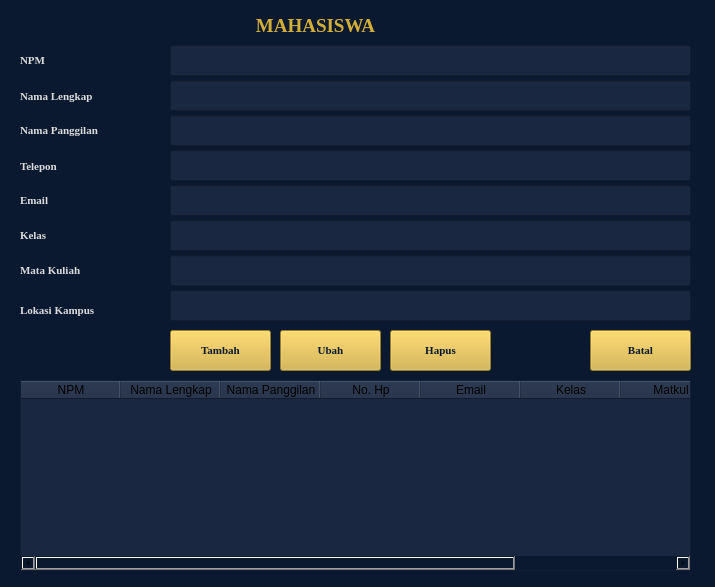
<?xml version="1.0" encoding="UTF-8"?>
<ui version="4.0">
 <class>Form</class>
 <widget class="QWidget" name="Form">
  <property name="geometry">
   <rect>
    <x>0</x>
    <y>0</y>
    <width>715</width>
    <height>587</height>
   </rect>
  </property>
  <property name="windowTitle">
   <string>Form</string>
  </property>
  <property name="styleSheet">
   <string notr="true">background-color: rgb(10, 25, 47);</string>
  </property>
  <widget class="QLabel" name="label">
   <property name="geometry">
    <rect>
     <x>20</x>
     <y>50</y>
     <width>141</width>
     <height>20</height>
    </rect>
   </property>
   <property name="font">
    <font>
     <family>Georgia</family>
     <pointsize>8</pointsize>
     <weight>75</weight>
     <bold>true</bold>
    </font>
   </property>
   <property name="styleSheet">
    <string notr="true">color: rgb(220, 220, 220);</string>
   </property>
   <property name="text">
    <string>NPM</string>
   </property>
  </widget>
  <widget class="QLabel" name="label_2">
   <property name="geometry">
    <rect>
     <x>20</x>
     <y>86</y>
     <width>141</width>
     <height>20</height>
    </rect>
   </property>
   <property name="font">
    <font>
     <family>Georgia</family>
     <pointsize>8</pointsize>
     <weight>75</weight>
     <bold>true</bold>
    </font>
   </property>
   <property name="styleSheet">
    <string notr="true">color: rgb(220, 220, 220);</string>
   </property>
   <property name="text">
    <string>Nama Lengkap</string>
   </property>
  </widget>
  <widget class="QLabel" name="label_3">
   <property name="geometry">
    <rect>
     <x>20</x>
     <y>120</y>
     <width>141</width>
     <height>21</height>
    </rect>
   </property>
   <property name="font">
    <font>
     <family>Georgia</family>
     <pointsize>8</pointsize>
     <weight>75</weight>
     <bold>true</bold>
    </font>
   </property>
   <property name="styleSheet">
    <string notr="true">color: rgb(220, 220, 220);</string>
   </property>
   <property name="text">
    <string>Nama Panggilan</string>
   </property>
  </widget>
  <widget class="QLabel" name="label_4">
   <property name="geometry">
    <rect>
     <x>20</x>
     <y>156</y>
     <width>141</width>
     <height>20</height>
    </rect>
   </property>
   <property name="font">
    <font>
     <family>Georgia</family>
     <pointsize>8</pointsize>
     <weight>75</weight>
     <bold>true</bold>
    </font>
   </property>
   <property name="styleSheet">
    <string notr="true">color: rgb(220, 220, 220);</string>
   </property>
   <property name="text">
    <string>Telepon</string>
   </property>
  </widget>
  <widget class="QLabel" name="label_5">
   <property name="geometry">
    <rect>
     <x>20</x>
     <y>190</y>
     <width>141</width>
     <height>20</height>
    </rect>
   </property>
   <property name="font">
    <font>
     <family>Georgia</family>
     <pointsize>8</pointsize>
     <weight>75</weight>
     <bold>true</bold>
    </font>
   </property>
   <property name="styleSheet">
    <string notr="true">color: rgb(220, 220, 220);</string>
   </property>
   <property name="text">
    <string>Email</string>
   </property>
  </widget>
  <widget class="QLabel" name="label_6">
   <property name="geometry">
    <rect>
     <x>20</x>
     <y>225</y>
     <width>141</width>
     <height>20</height>
    </rect>
   </property>
   <property name="font">
    <font>
     <family>Georgia</family>
     <pointsize>8</pointsize>
     <weight>75</weight>
     <bold>true</bold>
    </font>
   </property>
   <property name="styleSheet">
    <string notr="true">color: rgb(220, 220, 220);</string>
   </property>
   <property name="text">
    <string>Kelas</string>
   </property>
  </widget>
  <widget class="QLabel" name="label_7">
   <property name="geometry">
    <rect>
     <x>20</x>
     <y>260</y>
     <width>141</width>
     <height>20</height>
    </rect>
   </property>
   <property name="font">
    <font>
     <family>Georgia</family>
     <pointsize>8</pointsize>
     <weight>75</weight>
     <bold>true</bold>
    </font>
   </property>
   <property name="styleSheet">
    <string notr="true">color: rgb(220, 220, 220);</string>
   </property>
   <property name="text">
    <string>Mata Kuliah</string>
   </property>
  </widget>
  <widget class="QLabel" name="label_8">
   <property name="geometry">
    <rect>
     <x>20</x>
     <y>300</y>
     <width>141</width>
     <height>21</height>
    </rect>
   </property>
   <property name="font">
    <font>
     <family>Georgia</family>
     <pointsize>8</pointsize>
     <weight>75</weight>
     <bold>true</bold>
    </font>
   </property>
   <property name="styleSheet">
    <string notr="true">color: rgb(220, 220, 220);</string>
   </property>
   <property name="text">
    <string>Lokasi Kampus</string>
   </property>
  </widget>
  <widget class="QPushButton" name="pushButton">
   <property name="geometry">
    <rect>
     <x>170</x>
     <y>330</y>
     <width>101</width>
     <height>41</height>
    </rect>
   </property>
   <property name="font">
    <font>
     <family>Georgia</family>
     <pointsize>8</pointsize>
     <weight>75</weight>
     <bold>true</bold>
    </font>
   </property>
   <property name="styleSheet">
    <string notr="true">background-color: rgb(212, 175, 55);
color: rgb(10, 25, 47);
border-color: none;

</string>
   </property>
   <property name="text">
    <string>Tambah</string>
   </property>
   <property name="icon">
    <iconset>
     <normaloff>../../../../../Downloads/icons8-plus-50.png</normaloff>../../../../../Downloads/icons8-plus-50.png</iconset>
   </property>
  </widget>
  <widget class="QPushButton" name="pushButton_2">
   <property name="geometry">
    <rect>
     <x>280</x>
     <y>330</y>
     <width>101</width>
     <height>41</height>
    </rect>
   </property>
   <property name="font">
    <font>
     <family>Georgia</family>
     <pointsize>8</pointsize>
     <weight>75</weight>
     <bold>true</bold>
    </font>
   </property>
   <property name="styleSheet">
    <string notr="true">background-color: rgb(212, 175, 55);
color: rgb(10, 25, 47);
border-color: none;

</string>
   </property>
   <property name="text">
    <string>Ubah</string>
   </property>
   <property name="icon">
    <iconset>
     <normaloff>../../../../../Downloads/icons8-edit-50.png</normaloff>../../../../../Downloads/icons8-edit-50.png</iconset>
   </property>
  </widget>
  <widget class="QPushButton" name="pushButton_3">
   <property name="geometry">
    <rect>
     <x>390</x>
     <y>330</y>
     <width>101</width>
     <height>41</height>
    </rect>
   </property>
   <property name="font">
    <font>
     <family>Georgia</family>
     <pointsize>8</pointsize>
     <weight>75</weight>
     <bold>true</bold>
    </font>
   </property>
   <property name="styleSheet">
    <string notr="true">background-color: rgb(212, 175, 55);
color: rgb(10, 25, 47);
border-color: none;

</string>
   </property>
   <property name="text">
    <string>Hapus</string>
   </property>
   <property name="icon">
    <iconset>
     <normaloff>../../../../../Downloads/icons8-trash-50.png</normaloff>../../../../../Downloads/icons8-trash-50.png</iconset>
   </property>
  </widget>
  <widget class="QTableWidget" name="tableWidget">
   <property name="geometry">
    <rect>
     <x>20</x>
     <y>380</y>
     <width>671</width>
     <height>191</height>
    </rect>
   </property>
   <property name="font">
    <font>
     <family>Georgia</family>
     <pointsize>8</pointsize>
    </font>
   </property>
   <property name="styleSheet">
    <string notr="true">background-color: rgb(25, 39, 65);
color: rgb(0, 0, 0);
gridline-color: rgb(60, 60, 60);
selection-background-color: rgb(212, 175, 55);
selection-color: rgb(10, 25, 47);</string>
   </property>
   <column>
    <property name="text">
     <string>NPM</string>
    </property>
   </column>
   <column>
    <property name="text">
     <string>Nama Lengkap</string>
    </property>
   </column>
   <column>
    <property name="text">
     <string>Nama Panggilan</string>
    </property>
   </column>
   <column>
    <property name="text">
     <string>No. Hp</string>
    </property>
   </column>
   <column>
    <property name="text">
     <string>Email</string>
    </property>
   </column>
   <column>
    <property name="text">
     <string>Kelas</string>
    </property>
   </column>
   <column>
    <property name="text">
     <string>Matkul</string>
    </property>
   </column>
   <column>
    <property name="text">
     <string>Lokasi Kampus</string>
    </property>
   </column>
  </widget>
  <widget class="QPushButton" name="pushButton_4">
   <property name="geometry">
    <rect>
     <x>590</x>
     <y>330</y>
     <width>101</width>
     <height>41</height>
    </rect>
   </property>
   <property name="font">
    <font>
     <family>Georgia</family>
     <pointsize>8</pointsize>
     <weight>75</weight>
     <bold>true</bold>
    </font>
   </property>
   <property name="styleSheet">
    <string notr="true">background-color: rgb(212, 175, 55);
color: rgb(10, 25, 47);
border-color: none;

</string>
   </property>
   <property name="text">
    <string>Batal</string>
   </property>
   <property name="icon">
    <iconset>
     <normaloff>../../../../../Downloads/icons8-cancel-50.png</normaloff>../../../../../Downloads/icons8-cancel-50.png</iconset>
   </property>
  </widget>
  <widget class="QLabel" name="label_9">
   <property name="geometry">
    <rect>
     <x>20</x>
     <y>10</y>
     <width>591</width>
     <height>31</height>
    </rect>
   </property>
   <property name="font">
    <font>
     <family>Georgia</family>
     <pointsize>14</pointsize>
     <weight>75</weight>
     <bold>true</bold>
    </font>
   </property>
   <property name="styleSheet">
    <string notr="true">background-color: transparent;
color: rgb(212, 175, 55);</string>
   </property>
   <property name="text">
    <string>MAHASISWA</string>
   </property>
   <property name="scaledContents">
    <bool>false</bool>
   </property>
   <property name="alignment">
    <set>Qt::AlignCenter</set>
   </property>
  </widget>
  <widget class="QLineEdit" name="lineEdit">
   <property name="geometry">
    <rect>
     <x>170</x>
     <y>45</y>
     <width>521</width>
     <height>31</height>
    </rect>
   </property>
   <property name="font">
    <font>
     <family>Georgia</family>
     <pointsize>8</pointsize>
    </font>
   </property>
   <property name="styleSheet">
    <string notr="true">background-color: rgb(25, 39, 65);
color: rgb(255, 255, 255);
border-color: 1px solid rgb(60, 60, 60);</string>
   </property>
   <property name="text">
    <string/>
   </property>
   <property name="cursorPosition">
    <number>0</number>
   </property>
  </widget>
  <widget class="QLineEdit" name="lineEdit_2">
   <property name="geometry">
    <rect>
     <x>170</x>
     <y>80</y>
     <width>521</width>
     <height>31</height>
    </rect>
   </property>
   <property name="font">
    <font>
     <family>Georgia</family>
     <pointsize>8</pointsize>
    </font>
   </property>
   <property name="styleSheet">
    <string notr="true">background-color: rgb(25, 39, 65);
color: rgb(255, 255, 255);
border-color: 1px solid rgb(60, 60, 60);</string>
   </property>
   <property name="text">
    <string/>
   </property>
   <property name="cursorPosition">
    <number>0</number>
   </property>
  </widget>
  <widget class="QLineEdit" name="lineEdit_4">
   <property name="geometry">
    <rect>
     <x>170</x>
     <y>150</y>
     <width>521</width>
     <height>31</height>
    </rect>
   </property>
   <property name="font">
    <font>
     <family>Georgia</family>
     <pointsize>8</pointsize>
    </font>
   </property>
   <property name="styleSheet">
    <string notr="true">background-color: rgb(25, 39, 65);
color: rgb(255, 255, 255);
border-color: 1px solid rgb(60, 60, 60);</string>
   </property>
   <property name="text">
    <string/>
   </property>
   <property name="cursorPosition">
    <number>0</number>
   </property>
  </widget>
  <widget class="QLineEdit" name="lineEdit_3">
   <property name="geometry">
    <rect>
     <x>170</x>
     <y>115</y>
     <width>521</width>
     <height>31</height>
    </rect>
   </property>
   <property name="font">
    <font>
     <family>Georgia</family>
     <pointsize>8</pointsize>
    </font>
   </property>
   <property name="styleSheet">
    <string notr="true">background-color: rgb(25, 39, 65);
color: rgb(255, 255, 255);
border-color: 1px solid rgb(60, 60, 60);</string>
   </property>
   <property name="text">
    <string/>
   </property>
   <property name="cursorPosition">
    <number>0</number>
   </property>
  </widget>
  <widget class="QLineEdit" name="lineEdit_6">
   <property name="geometry">
    <rect>
     <x>170</x>
     <y>220</y>
     <width>521</width>
     <height>31</height>
    </rect>
   </property>
   <property name="font">
    <font>
     <family>Georgia</family>
     <pointsize>8</pointsize>
    </font>
   </property>
   <property name="styleSheet">
    <string notr="true">background-color: rgb(25, 39, 65);
color: rgb(255, 255, 255);
border-color: 1px solid rgb(60, 60, 60);</string>
   </property>
   <property name="text">
    <string/>
   </property>
   <property name="cursorPosition">
    <number>0</number>
   </property>
  </widget>
  <widget class="QLineEdit" name="lineEdit_5">
   <property name="geometry">
    <rect>
     <x>170</x>
     <y>185</y>
     <width>521</width>
     <height>31</height>
    </rect>
   </property>
   <property name="font">
    <font>
     <family>Georgia</family>
     <pointsize>8</pointsize>
    </font>
   </property>
   <property name="styleSheet">
    <string notr="true">background-color: rgb(25, 39, 65);
color: rgb(255, 255, 255);
border-color: 1px solid rgb(60, 60, 60);</string>
   </property>
   <property name="text">
    <string/>
   </property>
   <property name="cursorPosition">
    <number>0</number>
   </property>
  </widget>
  <widget class="QLineEdit" name="lineEdit_8">
   <property name="geometry">
    <rect>
     <x>170</x>
     <y>290</y>
     <width>521</width>
     <height>31</height>
    </rect>
   </property>
   <property name="font">
    <font>
     <family>Georgia</family>
     <pointsize>8</pointsize>
    </font>
   </property>
   <property name="styleSheet">
    <string notr="true">background-color: rgb(25, 39, 65);
color: rgb(255, 255, 255);
border-color: 1px solid rgb(60, 60, 60);</string>
   </property>
   <property name="text">
    <string/>
   </property>
   <property name="cursorPosition">
    <number>0</number>
   </property>
  </widget>
  <widget class="QLineEdit" name="lineEdit_7">
   <property name="geometry">
    <rect>
     <x>170</x>
     <y>255</y>
     <width>521</width>
     <height>31</height>
    </rect>
   </property>
   <property name="font">
    <font>
     <family>Georgia</family>
     <pointsize>8</pointsize>
    </font>
   </property>
   <property name="styleSheet">
    <string notr="true">background-color: rgb(25, 39, 65);
color: rgb(255, 255, 255);
border-color: 1px solid rgb(60, 60, 60);</string>
   </property>
   <property name="text">
    <string/>
   </property>
   <property name="cursorPosition">
    <number>0</number>
   </property>
  </widget>
 </widget>
 <resources/>
 <connections/>
</ui>
